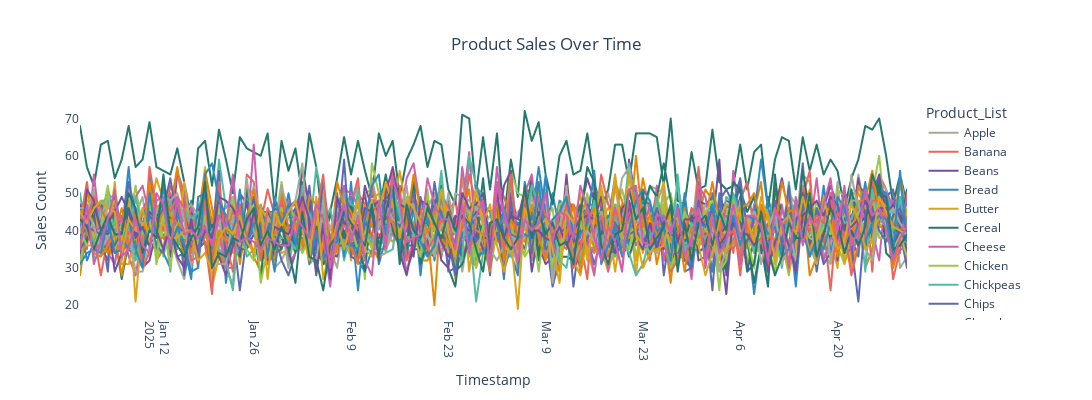

Source (notebook cell):
### Code cell
fig = px.line(
    classifi_pr,
    x="Timestamp",
    y="count",
    color="Product_List",
    title="Product Sales Over Time",
    color_discrete_sequence=px.colors.qualitative.Vivid_r
)

fig.update_layout(
    xaxis_title="Timestamp",
    yaxis_title="Sales Count",
    xaxis_tickangle=90,
    plot_bgcolor="white",
    title_x=0.5,
    width=2000,
    height=400
)

fig.show()
